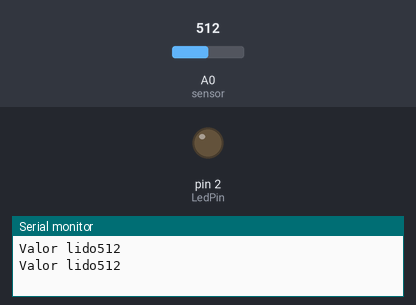
Simulated run of this sketch. Board: Arduino Uno, built with avr-gcc and run on an emulated ATmega328P. On the bench: output pins drawn as LEDs (lit = HIGH), the last lines printed to the serial monitor. The test bench sets the inputs (shaded band); at power-on: A0 (sensor) = 512.

Above: at 1.8 s.
1.9 s: A0 (sensor) set to 52
3.4 s: A0 (sensor) set to 45
At 4.4 s:
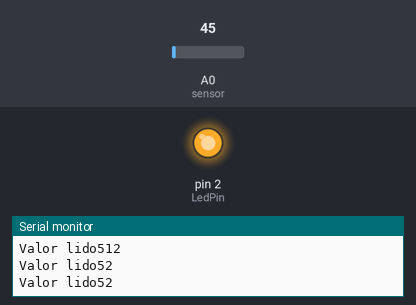
5.5 s: A0 (sensor) set to 122
At 7.2 s:
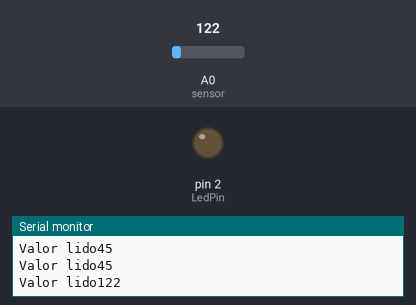
7.5 s: A0 (sensor) set to 40
At 8.7 s:
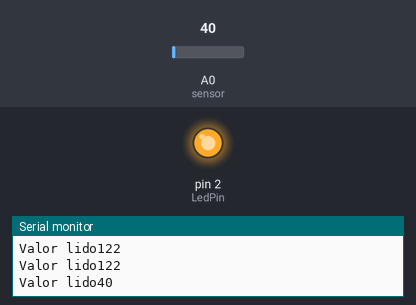
Timing chart, 0 to 10.5 s (numbered marks = the images above; inputs shaded):
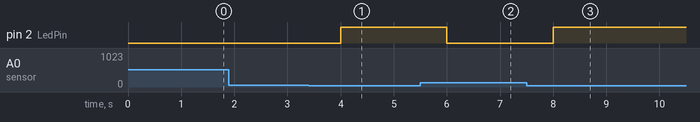

Measured:
- the behaviour switches between 50 and 49 on A0 (sensor) (found by bisection; images 0 and 1)
- after the input at 3.4 s, pin 2 (LedPin): LOW → HIGH after 0.60 s
- after the input at 5.5 s, pin 2 (LedPin): HIGH → LOW after 0.50 s
- after the input at 7.5 s, pin 2 (LedPin): LOW → HIGH after 0.50 s

The sketch:

led.ino
```cpp
int valorLDR = 0; //valor inicial do sensor
int LedPin = 2;
void setup() {
  // put your setup code here, to run once:
  pinMode(A0,INPUT);
  pinMode(LedPin,OUTPUT);
  Serial.begin(9600);
}

void loop() {

  valorLDR = analogRead(A0); //sensor

  if (valorLDR < 50){
    digitalWrite(LedPin,HIGH); //
    delay(500);
  }else{
    digitalWrite(LedPin,LOW);
    delay(500);
  }
  Serial.print("Valor lido");
  Serial.println(valorLDR);
  delay(500);
  // put your main code here, to run repeatedly:

}
```
